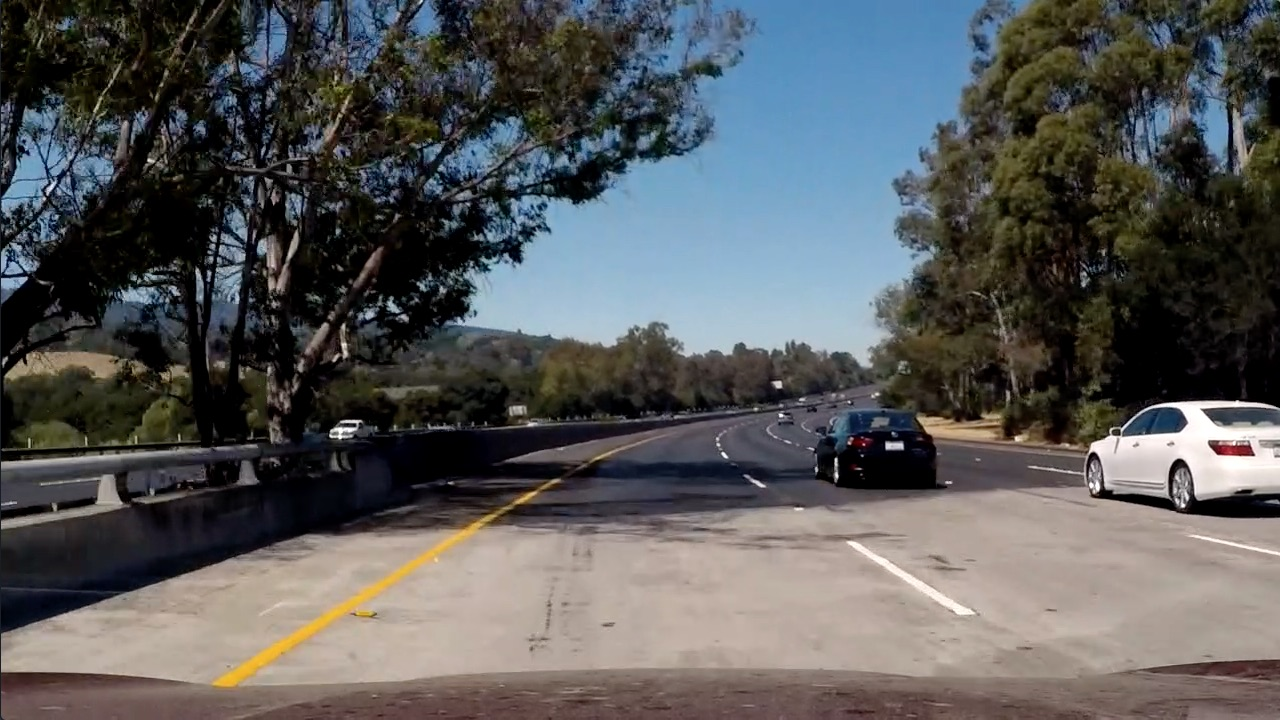
#> input picture week1HomeWorkAnswer/testImage/test5.jpg, 1280 x 720 px
$ jupyter execute perspective_transform.ipynb
#> lines starting #> are read from the running program, lines starting #| are printed output that depends on the picture
#> further down, img is the input picture: shape (720, 1280, 3); mean B, G, R 89.8, 89.3, 88.5
[cell 1]
"""
投射变换
熟悉opencv相关函数

"""

import cv2
import numpy as np
import matplotlib.pyplot as plt


def perspective_transform(img):

    img_size = (img.shape[1], img.shape[0])

    src = np.float32(
        [[200, 720],
        [1100, 720],
        [595, 450],
        [685, 450]])

    dst = np.float32(
        [[300, 720],
        [980, 720],
        [300, 0],
        [980, 0]])

    ###########利用cv2.getPerspectiveTransform从原始src到dst点的矩阵m####################
    ###########利用cv2.getPerspectiveTransform从dst点到原始src的逆矩阵m####################

    ###########根据投射变换矩阵m， 利用cv2.warpPerspective函数将原图img转换成透射变换后的图wraped####################
    ###########根据投射变换逆矩阵m_inv， 将透射变换后的图wraped转换成原始图####################

    ###################################
    ############填空1（4行代码）###########################################################
    """
        在仿射变换里，所有原始图片里的平行线在输出的图片里仍然平行，要找到转换矩阵，我们需要输入图片的三个点，和他们在输出图片里的对应位置，
    然后cv2.getAffineTransform会创建一个2x3的矩阵，然后把这个矩阵传给cv2.warpAffine.
        对于透视变换，你需要一个3x3的转换矩阵。转换后直线仍然保持直线。要得到这个转换矩阵，你需要输入图片上的4个点，以及输出图片上对应的点。
    在这四个点中，3个不能同线。然后cv2.getPerspectiveTransform函数就能得到转换矩阵了，再用cv2.warpPerspective来接收这个3x3的转换矩阵。
    cv2.warpAffine接受2x3的转换矩阵,cv2.warpPerspective接受3x3的转换矩阵做为输入。

    cv2.getPerspectiveTransform(src, dst) → retval
    input:
        src：源图像中待测矩形的四点坐标
        sdt：目标图像中矩形的四点坐标
    output:
        m：由源图像中矩形到目标图像矩形变换的矩阵

    cv2.warpPerspective(src, M, dsize[, dst[, flags[, borderMode[, borderValue]]]]) → dst
    input:
        src：输入图像
        M：变换矩阵
        dsize：目标图像shape
        flags：插值方式，interpolation方法INTER_LINEAR或INTER_NEAREST
        borderMode：边界补偿方式，BORDER_CONSTANT or BORDER_REPLICATE
        borderValue：边界补偿大小，常值，默认为0
    output:
        wraped:投射变换之后的图
    """
    m = cv2.getPerspectiveTransform(src, dst)
    m_inv = cv2.getPerspectiveTransform(dst, src)

    warped = cv2.warpPerspective(img, m, img_size, flags=cv2.INTER_LINEAR)
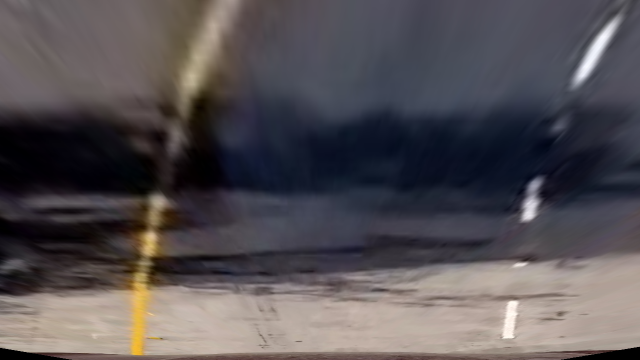
#> warped: shape (720, 1280, 3) (shown at 1/2 size); mean B, G, R 84, 80.5, 85.5
    unwarped = cv2.warpPerspective(warped, m_inv, (warped.shape[1], warped.shape[0]), flags=cv2.INTER_LINEAR)
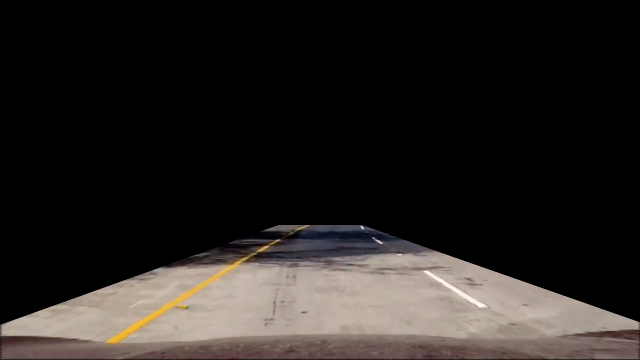
#> unwarped: shape (720, 1280, 3) (shown at 1/2 size); mean B, G, R 32.2, 34.5, 38.5


    #####################################################################################

    plt.figure(figsize = (30, 30))
    plt.title('calibration')
    plt.subplot(1, 3, 1)
    plt.imshow(img)
    plt.subplot(1, 3, 2)
    plt.imshow(warped)
    plt.subplot(1, 3, 3)
    plt.imshow(unwarped)
    plt.axis('off')
    return warped, unwarped, m, m_inv


img_file = './testImage/test5.jpg'
img = cv2.imread(img_file)

#########将img进行投射变换，返回投射变换后的图像，投射变换逆变换后的图像，投射变换矩阵和逆矩阵#######
#############填空2（1行代码）#########################################################
warped, unwarped, m, m_inv = perspective_transform(img)
#> m = [[-0.54, -1.5, 976.4], [0, -1.9, 857.1], [0, -0.00238, 1]]; m_inv = [[0.132, -0.799, 555.3], [0, -0.525, 450], [-2.16e-19, -0.00125, 1]]

#####################################################################################


plt.figure(figsize = (30, 30))
plt.title('perspective_transform')
plt.subplot(1, 3, 1)
plt.imshow(img)
plt.subplot(1, 3, 2)
plt.imshow(warped)
plt.subplot(1, 3, 3)
plt.imshow(unwarped)
plt.axis('off')
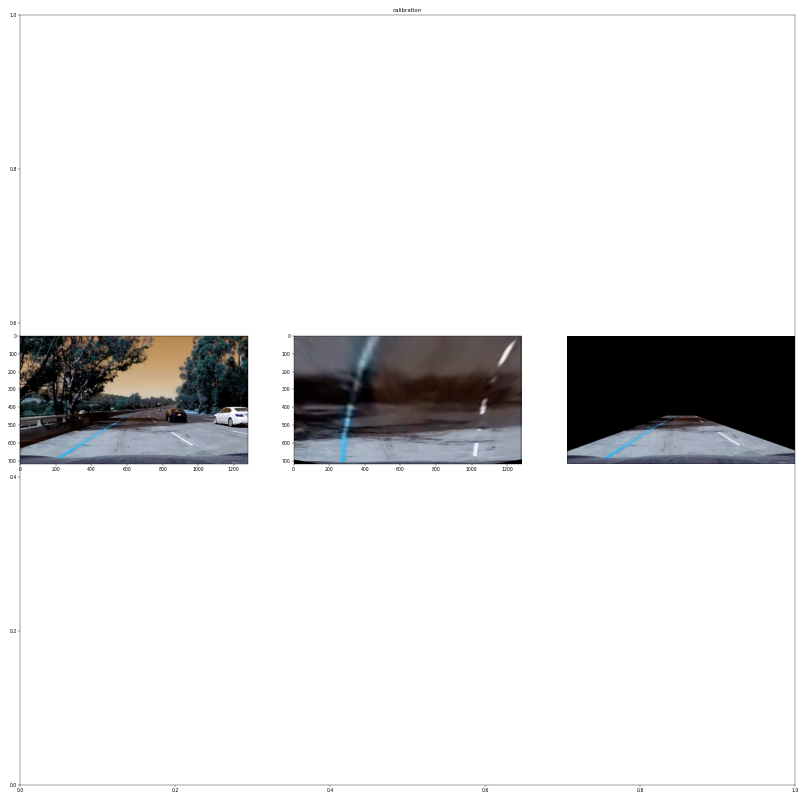
#> figure drawn by matplotlib, 3 panels; B, G, R data is drawn as R, G, B

$ run again, with week1HomeWorkAnswer/testImage/test1.jpg copied over week1HomeWorkAnswer/testImage/test5.jpg
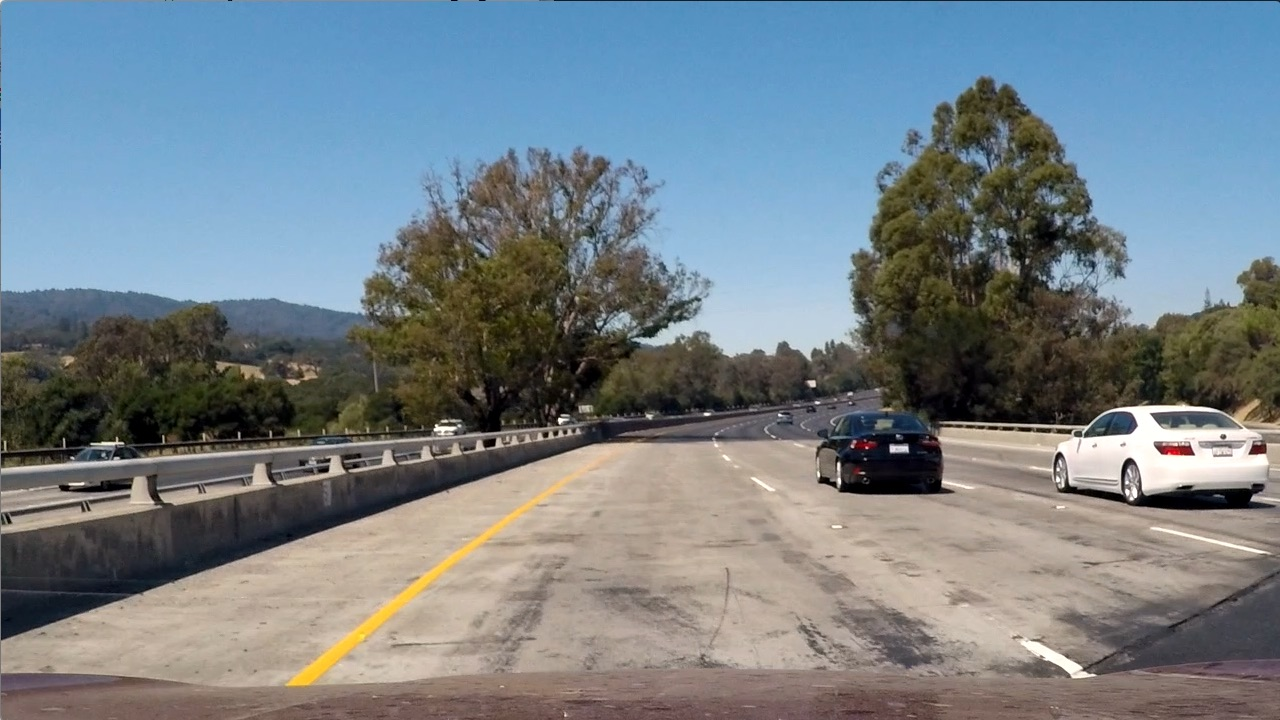
#> input picture week1HomeWorkAnswer/testImage/test1.jpg, 1280 x 720 px
#> img is the input picture: shape (720, 1280, 3); mean B, G, R 135.5, 128.7, 117.5
#> in perspective_transform, `unwarped = cv2.warpPerspective(warped, m_inv, (warped.shape[1], warped..`:
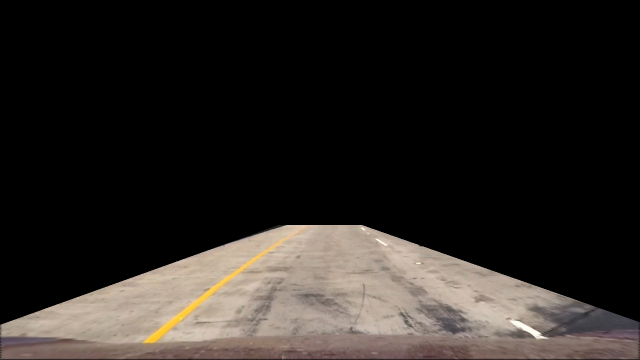
#> unwarped: shape (720, 1280, 3) (shown at 1/2 size); mean B, G, R 34.1, 37.5, 41.8
#> m = [[-0.54, -1.5, 976.4], [0, -1.9, 857.1], [0, -0.00238, 1]]; m_inv = [[0.132, -0.799, 555.3], [0, -0.525, 450], [-2.16e-19, -0.00125, 1]]
#> `[cell 1] """ 投射变换 熟悉opencv相关函数  """  import cv2 import numpy as np imp..`:
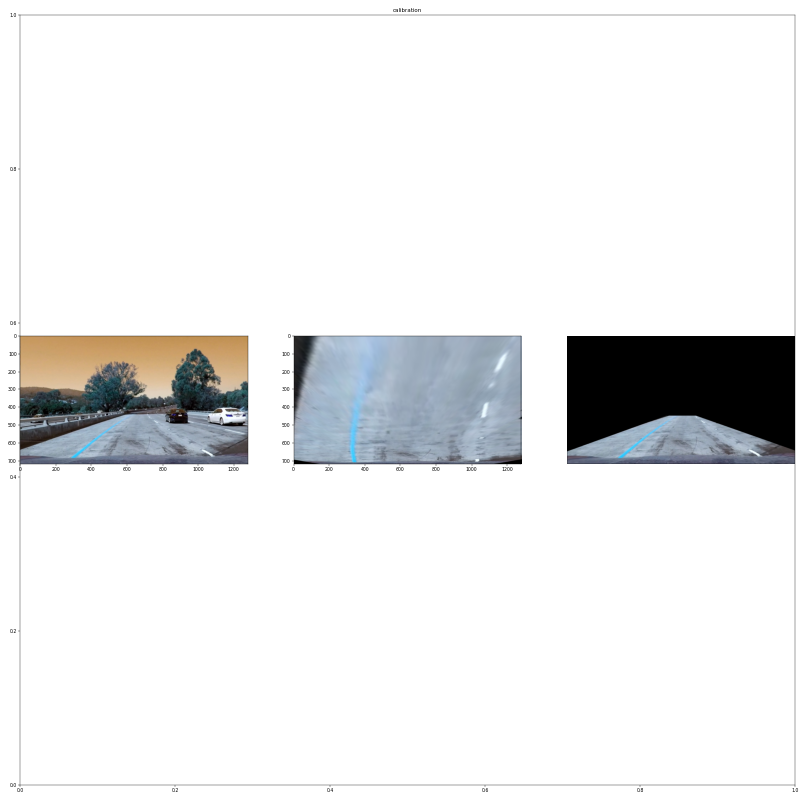
#> figure drawn by matplotlib, 3 panels; B, G, R data is drawn as R, G, B

$ run again, with week1HomeWorkAnswer/testImage/test2.jpg copied over week1HomeWorkAnswer/testImage/test5.jpg
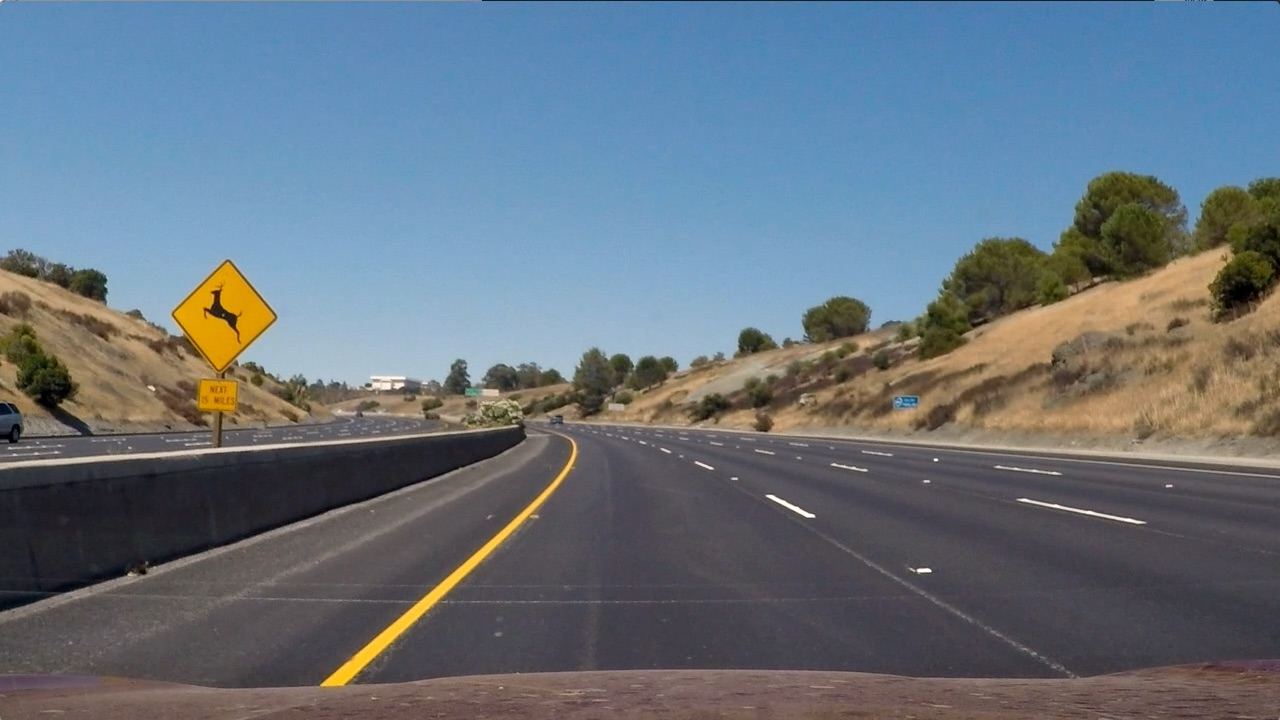
#> input picture week1HomeWorkAnswer/testImage/test2.jpg, 1280 x 720 px
#> img is the input picture: shape (720, 1280, 3); mean B, G, R 125.5, 114.6, 102.8
#> in perspective_transform, `unwarped = cv2.warpPerspective(warped, m_inv, (warped.shape[1], warped..`:
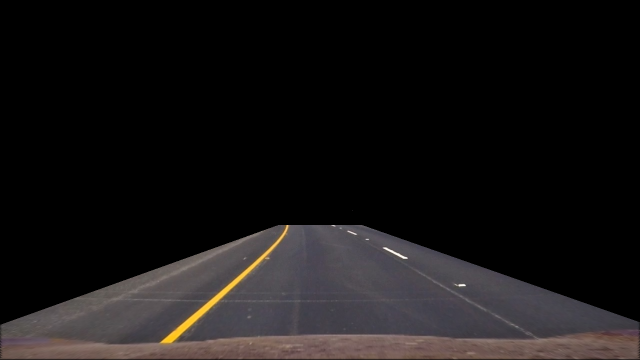
#> unwarped: shape (720, 1280, 3) (shown at 1/2 size); mean B, G, R 20.9, 20.8, 23.1
#> m = [[-0.54, -1.5, 976.4], [0, -1.9, 857.1], [0, -0.00238, 1]]; m_inv = [[0.132, -0.799, 555.3], [0, -0.525, 450], [-2.16e-19, -0.00125, 1]]
#> `[cell 1] """ 投射变换 熟悉opencv相关函数  """  import cv2 import numpy as np imp..`:
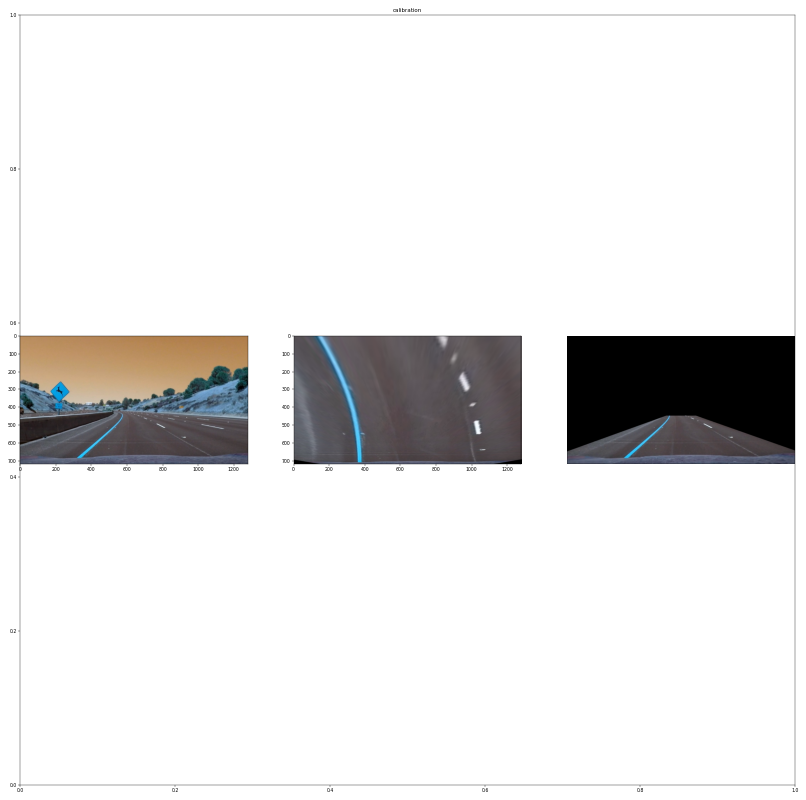
#> figure drawn by matplotlib, 3 panels; B, G, R data is drawn as R, G, B
